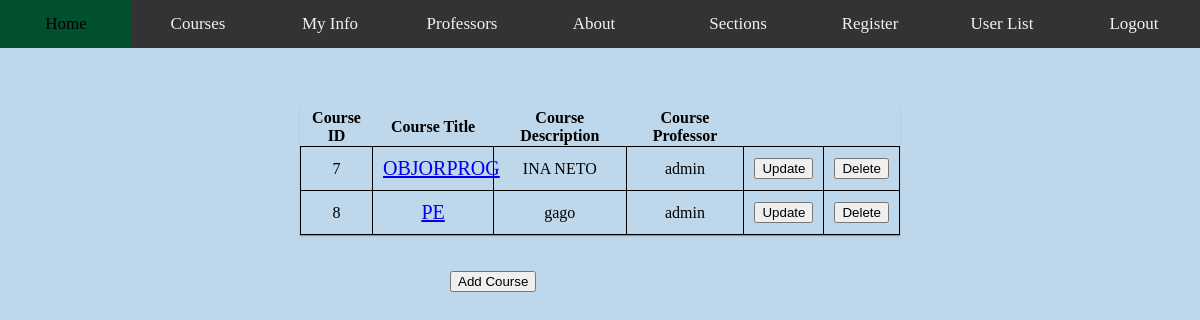
Screenshot of /course/ (signed in) with the database file from the repository.
### courses/models.py (models this page shows, shortened)
class Course(models.Model):
    ctitle = models.CharField(max_length=50, default="")
    cdescription = models.TextField(max_length=200, default="")
    ccreator = models.ForeignKey(User, on_delete=models.CASCADE, blank=True)
    class Meta:
        db_table="courses"

### accounts/models.py (models this page shows, shortened)
class User(AbstractBaseUser):
    email = models.EmailField(max_length=255, unique=True)
    first_name = models.CharField(max_length=100)
    last_name = models.CharField(max_length=100)
    active = models.BooleanField(default=True)  # able to login
    staff = models.BooleanField(default=False)
    admin = models.BooleanField(default=False)
    timestamp = models.DateTimeField(auto_now_add=True)
    student = models.BooleanField(default=False)
    professor = models.BooleanField(default=False)
    USERNAME_FIELD = 'email'  # username
    REQUIRED_FIELDS = []  # what fields are ask when running python manage.py createsuperuser
    objects = UserManager()
    @property
    def is_admin(self):
        return self.admin
    @property
    def is_active(self):
        return self.active

### courses/views.py (the view)
# urls.py: path('course/', coursepage, name="coursepage"),
def coursepage(request):
    courses = Course.objects.all()
    if request.user.is_authenticated:
        return render(request, "courses/courses.html", {'courses': courses})
    else:
        return redirect('loginpage')

### templates/courses/courses.html (shortened to what this page needs)
{% load static %}
<html lang="en">
<head>
    <link rel="stylesheet" type="text/css" href="{% static 'css/main.css' %}">
</head>
<body>
{% include 'navbar.html' %}<br><br><br><br><br><br>
<table align="center" class="userlist">
    <thead>
    <tr>
        <th>Course ID</th>
        <th>Course Title</th>
        <th>Course Description</th>
        <th>Course Professor</th>
    </tr>
    </thead>
    <tbody>
     {% for course in courses %}
        <tr>
            <td data-label="ID">{{ course.id }}</td>
            <td data-label="Title"><a class="course-link" href="{% url 'detailed' course.id %}">{{ course.ctitle }}</a></td>
            <td data-label="Description">{{ course.cdescription }}</td>
            <td data-label="Section">{{ course.ccreator.first_name }}</td>
            {% if request.user.is_admin %}
            <td><button onclick="location.href='{% url 'updatecourse' course.id %}'">Update</button>
            </td>
            <td><button onclick="location.href='{% url 'deletecourse' course.id %}'">Delete</button>
            </td>
            {% endif %}
        </tr>
    {% endfor %}
    </tbody>
</table>
<br><br>
<div class="add-course">
    {% if request.user.is_admin %}
<button onclick="location.href='{% url 'addcoursepage' %}'">Add Course</button>
    {% endif %}
</div>
</body>
</html>

### static_my_project/css/main.css (style rules this page uses)
body { margin: 0px; background-color: #BFD7EA; }
a { display: block; width: 100px; margin: auto; font-family: Bebas Neue; font-size: 50px; }
.userlist { text-align: center; border: 0px; width: 50%; margin: auto; padding: 0; border-collapse: collapse; border-spacing: 0; box-shadow: 0 1px 1px rgba(0, 0, 0, .3); }
td { padding: 10px; border: 1px solid black; border-collapse: collapse; }
.add-course { width: 300px; height: 300px; margin: auto; }
.course-link { font-family: Bebas Neue; font-size: 20px; }

### rows the page displays
Course: id "7", ctitle "OBJORPROG", cdescription "INA NETO", ccreator.first_name "admin"
Course: id "8", ctitle "PE", cdescription "gago", ccreator.first_name "admin"
